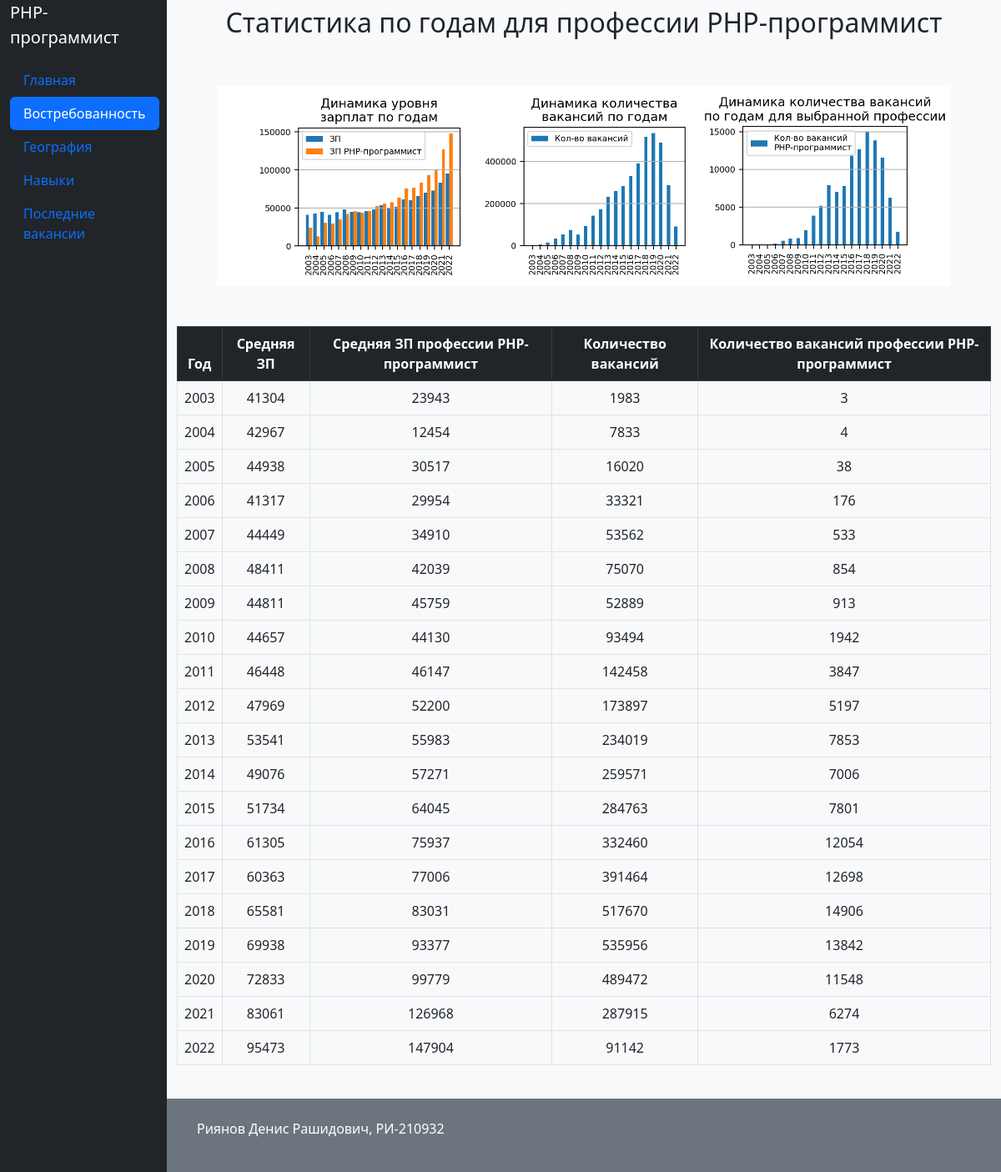
The page /salary/ on the database its author committed.
### app/models.py (models this page shows, shortened)
class SalaryStatistics(models.Model):
    profession = models.ForeignKey(Profession, verbose_name='Выбранная профессия', on_delete=models.DO_NOTHING)
    plot_img = models.ImageField('Изображение графика востребованности', upload_to='images/salary/')
    table = models.TextField('Таблица статистики востребованности')
    class Meta:
        verbose_name = 'Статистика по востребованности'
        verbose_name_plural = 'Статистики по востребованности'

class Profession(models.Model):
    name = models.CharField('Название профессии', max_length=80)
    desc = models.TextField('Краткое описание')
    header_bg = models.ImageField('Изображение-фон для шапки', upload_to='images/main', null=True, blank=True)
    where_used = models.TextField('Где востребована')
    when_appeared = models.TextField('Когда появилась')
    about_img = models.ImageField('Изображение для раздела о профессии', upload_to='images/main/', null=True, blank=True)
    skills = models.TextField('Какие навыки необходимы для профессии')
    skills_img = models.ImageField('Изображение для раздела о навыках', upload_to='images/main/', null=True, blank=True)
    grades = models.TextField('Уровни по опыту работы')
    how_to_become = models.TextField('Как войти в профессию')
    class Meta:
        verbose_name = 'Профессия'
        verbose_name_plural = 'Профессии'

### app/views.py (the view)
# urls.py: path('salary/', salary),
def salary(request):
    profession = Profession.objects.get(id=1)
    statistics = SalaryStatistics.objects.get(profession=profession)
    return render(request, 'salary.html', context={'statistics': statistics})

### app/templates/salary.html (shortened to what this page needs)
{% extends 'base.html' %}
{% load static %}
{% block content %}
<div class="row text-center mt-2">
    <h2>Статистика по годам для профессии {{ statistics.profession.name }}</h2>
    <div class="col">
        <img class="img-fluid p-5" src="{{ statistics.plot_img.url }}">
        {{ statistics.table | safe }}
    </div>
</div>
{% endblock %}

### rows shown on the page
SalaryStatistics: profession.name "PHP-программист", plot_img (picture), table "Год Средняя ЗП Средняя ЗП профессии PHP-программист Количество вакансий Количество вакансий профессии PHP-программист 2003 41304 23943 1983 3 2004 42967 12454 7833 4 2005 44938 30517 16020 38 2006 41317 29954 33321 176 2007 44449 34910 53562 533 2008 48411 42039 75070 854 2009 44811 45759 52889 913 2010 44657 44130 93494 1942 2011 46448 46147 142458 3847 2012 47969 52200 173897 5197 2013 53541 55983 234019 7853 2014 49076 57271 259571 7006 2015 51734 64045 284763 7801 2016 61305 75937 332460 12054 2017 60363 77006 391464 12698 2018 65581 83031 517670 14906 2019 69938 93377 535956 13842 2020 72833 99779 489472 11548 2021 83061 126968 287915 6274 2022 95473 147904 91142 1773"
